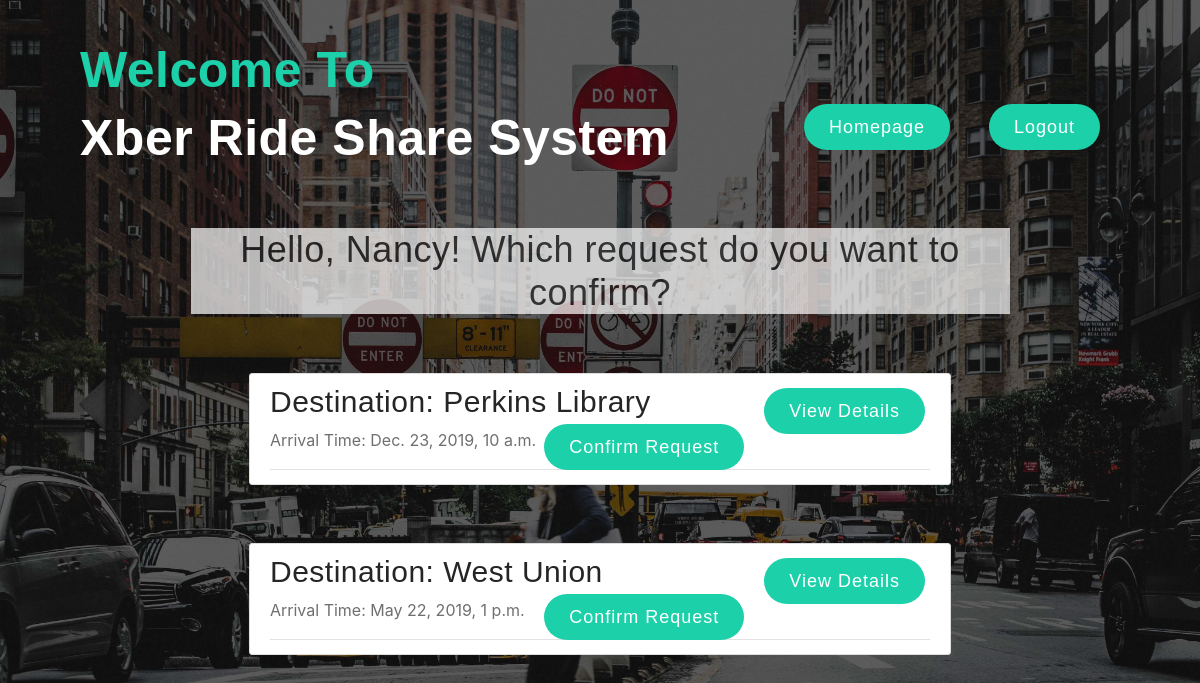
Page /rideService/driver/requests/find (signed in) on the committed database.
### rideService/models.py (models this page shows, shortened)
class Driver(models.Model):
    account = models.ForeignKey(User, on_delete=models.CASCADE)
    vehicle_type = models.CharField(max_length=200)
    license_number = models.CharField(max_length=200)
    max_passengers = models.IntegerField(
        default=1,
        validators=[
            MaxValueValidator(10),
            MinValueValidator(1)
        ]
    )
    special_info = models.TextField(blank=True)

class Request(models.Model):
    ride_owner = models.ForeignKey(User, on_delete=models.CASCADE)
    driver = models.ForeignKey('Driver', on_delete=models.SET_NULL, default=None, null=True)
    sharer = models.ForeignKey(User, on_delete=models.SET_NULL, default=None, null=True, related_name='sharer_request')
    destination = models.CharField(max_length=1000)
    arrival_time = models.DateTimeField()
    num_passengers = models.IntegerField(
        default=1,
        validators=[
            MaxValueValidator(10),
            MinValueValidator(1)
        ]
    )
    num_sharer = models.IntegerField(
        default=0,
        validators=[
            MaxValueValidator(10),
            MinValueValidator(0)
        ]
    )
    shareable = models.BooleanField(default=False)
    vehicle_type = models.CharField(max_length=200, null=True, blank=True)
    special_request = models.TextField(blank=True)
    status = models.CharField(max_length=1000)
    last_updated = models.DateTimeField(auto_now_add=True)

### rideService/views.py (the view)
# urls.py: path('driver/requests/find', views.driverFindRequest, name='driver-requests'),
@login_required
def driverFindRequest(request):
    thisDriver = Driver.objects.get(account=request.user)
    requests = []
    candidateRequests = Request.objects.filter(
        status='open',
        arrival_time__gt=datetime.now()
        )
    for req in candidateRequests:
        num = req.num_passengers + req.num_sharer
        if num > thisDriver.max_passengers:
            continue
        if req.vehicle_type and req.vehicle_type != thisDriver.vehicle_type:
            continue
        if req.special_request and req.special_request != thisDriver.special_info:
            continue
        requests.append(req)
    context = {
        'driver': thisDriver,
        'requests': requests
    }
    return render(request, 'rideService/driver_find_request.html', context)

### rideService/templates/rideService/driver_find_request.html
{% extends "rideService/homeBase.html" %}
{% block content %}
{%if requests%}
    <div style="font-size:50px; color:#000; margin-left: 15%; margin-right: 15%; background-color:#fff; opacity: 0.7;">
        <h2 style = "text-align:center;">Hello, {{driver.account.username}}! Which request do you want to confirm?</h2>
    </div>
    {% for request in requests %}
        <article class="media content-section" style="margin-right: 20%;margin-left: 20%; margin-top: 5%;">
            <div class="media-body">
                <div class="article-metadata">
                    <h3>Destination: {{ request.destination }}
                            <a style="margin-right: 5px; float:right;" class="btn btn-secondary btn-sm mt-1 mb-1" href="{% url 'driver-request-detail' request.id %}">
                                View Details
                            </a>
                            <a style="margin-right: 20px; float:right;" class="btn btn-secondary btn-sm mt-1 mb-1" href="{% url 'accept-request' request.id request.last_updated%}">
                                Confirm Request
                            </a>
                        </h3>
                    <p class="article-content">Arrival Time: {{ request.arrival_time}}</p>
                </div>
            </div>
        </article>
    {% endfor %}
    {%else%}
        <p style="margin-top:10%; font-size:30px; color:#ffffff;text-align:center;">Sorry... No one ask for a RideService Right Now...</p>>
{%endif%}
{% endblock content %}

### rideService/static/css/styles.css (style rules this page uses)
body { background-image: url("background.jpeg"); background-size: 100% auto; background-color:#000000; color: #333333; margin-top: 5rem; }
h1, h2, h3, h4, h5, h6 { font-weight: normal; color: #252525; letter-spacing: 0.5px; font-family: 'Montserrat', sans-serif; }
h2 { font-size: 36px; }
h3 { font-size: 30px; }
p { font-weight: 400; color: #6f6f6f; line-height: 24px; text-rendering: optimizeLegibility; }
.content-section { background: #ffffff; padding: 10px 20px; border: 1px solid #dddddd; border-radius: 3px; margin-bottom: 20px; }
.article-content { white-space: pre-line; }
.article-metadata { padding-bottom: 1px; margin-bottom: 4px; border-bottom: 1px solid #e3e3e3 }
.btn { border: none; color: #fff; display: inline-block; padding: 0px 25px; font-weight: normal; font-size: 18px; border-radius: 30px; font-family: 'Montserrat', sans-serif; line-height: 46px; background: #1cd1aa; letter-spacing: 1px; position: relative; z-index: 1; }

### rows in the picture
Driver: account.username "Nancy"
Request: destination "Perkins Library", arrival_time "Dec. 23, 2019, 10 a.m."
Request: destination "West Union", arrival_time "May 22, 2019, 1 p.m."
